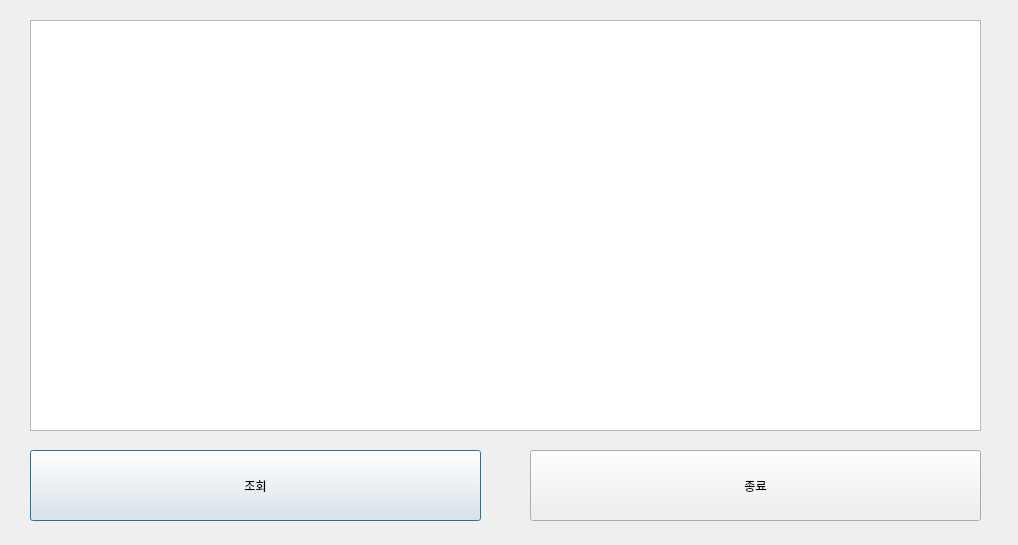
<?xml version="1.0" encoding="UTF-8"?>
<ui version="4.0">
 <class>contdata</class>
 <widget class="QDialog" name="contdata">
  <property name="geometry">
   <rect>
    <x>0</x>
    <y>0</y>
    <width>1018</width>
    <height>545</height>
   </rect>
  </property>
  <property name="windowTitle">
   <string>Dialog</string>
  </property>
  <widget class="QPushButton" name="contdataButton1">
   <property name="geometry">
    <rect>
     <x>30</x>
     <y>450</y>
     <width>451</width>
     <height>71</height>
    </rect>
   </property>
   <property name="text">
    <string>조회</string>
   </property>
  </widget>
  <widget class="QPushButton" name="contdataButton2">
   <property name="geometry">
    <rect>
     <x>530</x>
     <y>450</y>
     <width>451</width>
     <height>71</height>
    </rect>
   </property>
   <property name="text">
    <string>종료</string>
   </property>
  </widget>
  <widget class="QTextBrowser" name="textBrowser1">
   <property name="geometry">
    <rect>
     <x>30</x>
     <y>20</y>
     <width>951</width>
     <height>411</height>
    </rect>
   </property>
  </widget>
 </widget>
 <resources/>
 <connections/>
</ui>
